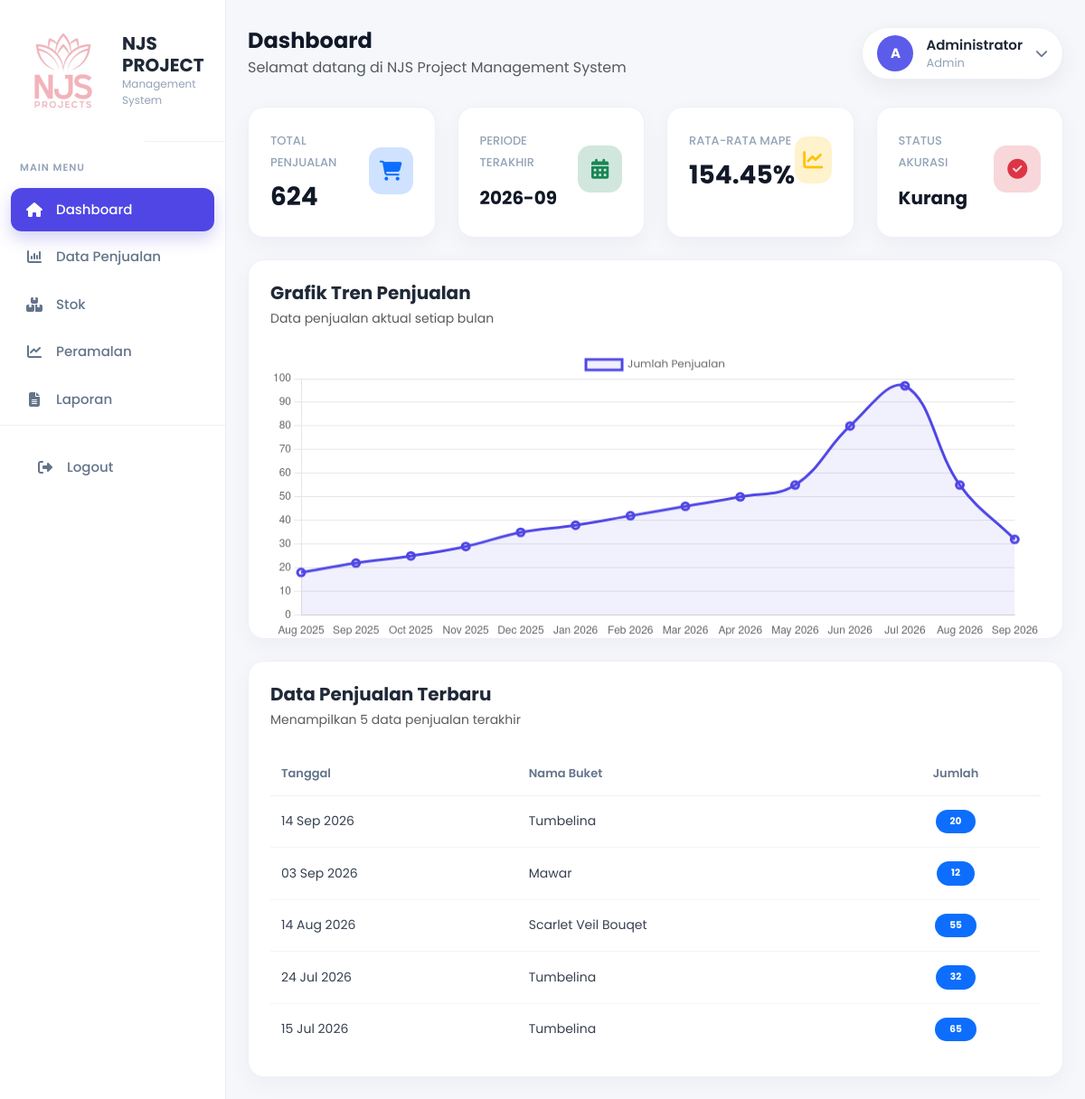
/index.php (signed in), run on the app's committed database.
### tables this page shows
CREATE TABLE `peramalan` (
  `id_peramalan` int(11) NOT NULL,
  `id_pengguna` int(11) NOT NULL,
  `periode` varchar(20) NOT NULL,
  `nilai_a` float NOT NULL,
  `nilai_b` float NOT NULL,
  `hasil_prediksi` float NOT NULL,
  `nilai_mape` float DEFAULT NULL,
  `mad` double DEFAULT NULL,
  `mse` double DEFAULT NULL,
  `tanggal_proses` datetime DEFAULT current_timestamp()
);

CREATE TABLE `penjualan` (
  `id_penjualan` int(11) NOT NULL,
  `id_pengguna` int(11) NOT NULL,
  `tanggal` date NOT NULL,
  `nama_buket` varchar(100) NOT NULL,
  `jenis_buket` varchar(50) DEFAULT NULL,
  `jumlah` int(11) NOT NULL,
  `harga` decimal(12,2) DEFAULT NULL,
  `total_harga` decimal(12,2) DEFAULT NULL
);

### index.php (the view, shortened to what this page needs)
<?php
require_once __DIR__ . '/includes/koneksi.php';
$qTotal = mysqli_query($koneksi, "
    SELECT COALESCE(SUM(jumlah), 0) AS total
    FROM penjualan
");
$total_penjualan = mysqli_fetch_assoc($qTotal);
$qPeriode = mysqli_query($koneksi, "
    SELECT periode
    FROM peramalan
    ORDER BY id_peramalan DESC
    LIMIT 1
");
if ($qPeriode && mysqli_num_rows($qPeriode) > 0) {
    $periode = mysqli_fetch_assoc($qPeriode);
    $periode_terakhir = $periode['periode'];
} else {
    $periode_terakhir = "-";
}
$qMape = mysqli_query($koneksi, "
    SELECT nilai_mape
    FROM peramalan
    WHERE nilai_mape IS NOT NULL
    ORDER BY id_peramalan DESC
    LIMIT 1
");
if ($qMape && mysqli_num_rows($qMape) > 0) {
    $mape = mysqli_fetch_assoc($qMape);
    $rata_mape = round((float)$mape['nilai_mape'], 2);
} else {
    $rata_mape = 0;
}
$status = "Belum Ada Data";
if ($rata_mape > 0) {
    if ($rata_mape <= 10) {
        $status = "Sangat Baik";
    } elseif ($rata_mape <= 20) {
        $status = "Baik";
    } elseif ($rata_mape <= 50) {
        $status = "Cukup";
    } else {
        $status = "Kurang";
    }
}
$data_penjualan = mysqli_query($koneksi, "
    SELECT *
    FROM penjualan
    ORDER BY tanggal DESC
    LIMIT 5
");
$grafik = mysqli_query($koneksi, "
    SELECT
        DATE_FORMAT(tanggal, '%b %Y') AS bulan,
        SUM(jumlah) AS total
    FROM penjualan
    GROUP BY YEAR(tanggal), MONTH(tanggal)
    ORDER BY YEAR(tanggal), MONTH(tanggal)
");
$label = [];
$data = [];
if ($grafik) {
    while ($row = mysqli_fetch_assoc($grafik)) {
        $label[] = $row['bulan'];
        $data[] = (int)$row['total'];
    }
}
?>
<!DOCTYPE html>
<html lang="id">
<head>
    <link
        href="https://cdn.jsdelivr.net/npm/bootstrap@5.3.3/dist/css/bootstrap.min.css"
        rel="stylesheet">
    <link
        rel="stylesheet"
        href="https://cdnjs.cloudflare.com/ajax/libs/font-awesome/6.7.2/css/all.min.css">
    <link
        rel="stylesheet"
        href="https://cdn.jsdelivr.net/npm/bootstrap-icons@1.11.3/font/bootstrap-icons.min.css">
    <link rel="stylesheet" href="assets/css/sidebar.css">
</head>
<body>
    <div class="d-flex dashboard-page">
        <?php include 'sidebar.php'; ?>
        <div class="flex-grow-1">
            <div class="container-fluid px-4 py-4">
                <div class="page-header d-flex justify-content-between align-items-center mb-4">
                    <div>
                        <h3 class="fw-bold mb-1">
                            Dashboard
                        </h3>
                        <p class="text-muted mb-0">
                            Selamat datang di NJS Project Management System
                        </p>
                    </div>
                    <div class="dropdown">
                        <button
                            class="user-dropdown-btn"
                            type="button"
                            data-bs-toggle="dropdown"
                            aria-expanded="false">
                            <div class="avatar-circle">
                                <?= strtoupper(
                                    substr(
                                        $_SESSION['nama_petugas'] ?? 'A',
                                        0,
                                        1
                                    )
                                ); ?>
                            </div>
                            <div class="user-info">
                                <div class="name">
                                    <?= htmlspecialchars(
                                        $_SESSION['nama_petugas'] ?? 'Administrator'
                                    ); ?>
                                </div>
                                <div class="role">
                                    Admin
                                </div>
                            </div>
                            <i class="fa-solid fa-chevron-down"></i>
                        </button>
                    </div>
                </div>
                <div class="row g-4">
                    <div class="col-xl-3 col-lg-6 col-md-6">
                        <div class="dashboard-card">
                            <div class="d-flex justify-content-between align-items-center">
                                <div>
                                    <small>
                                        Total Penjualan
                                    </small>
                                    <h2>
                                        <?= number_format(
                                            (int)$total_penjualan['total'],
                                            0,
                                            ',',
                                            '.'
                                        ); ?>
                                    </h2>
                                </div>
                                <div class="icon-box bg-primary-subtle">
                                    <i class="fa-solid fa-cart-shopping text-primary"></i>
                                </div>
                            </div>
                        </div>
                    </div>
                    <div class="col-xl-3 col-lg-6 col-md-6">
                        <div class="dashboard-card">
                            <div class="d-flex justify-content-between align-items-center">
                                <div>
                                    <small>
                                        Periode Terakhir
                                    </small>
                                    <h5 class="fw-bold mt-3">
                                        <?= htmlspecialchars($periode_terakhir); ?>
                                    </h5>
                                </div>
                                <div class="icon-box bg-success-subtle">
                                    <i class="fa-solid fa-calendar-days text-success"></i>
                                </div>
                            </div>
                        </div>
                    </div>
                    <div class="col-xl-3 col-lg-6 col-md-6">
                        <div class="dashboard-card">
                            <div class="d-flex justify-content-between align-items-center">
                                <div>
                                    <small>
                                        Rata-rata MAPE
                                    </small>
                                    <h2>
                                        <?= $rata_mape; ?>%
                                    </h2>
                                </div>
                                <div class="icon-box bg-warning-subtle">
                                    <i class="fa-solid fa-chart-line text-warning"></i>
                                </div>
                            </div>
                        </div>
                    </div>
                    <div class="col-xl-3 col-lg-6 col-md-6">
                        <div class="dashboard-card">
                            <div class="d-flex justify-content-between align-items-center">
                                <div>
                                    <small>
                                        Status Akurasi
                                    </small>
                                    <h5 class="fw-bold mt-3">
                                        <?= htmlspecialchars($status); ?>
                                    </h5>
                                </div>
                                <div class="icon-box bg-danger-subtle">
                                    <i class="fa-solid fa-circle-check text-danger"></i>
                                </div>
                            </div>
                        </div>
                    </div>
                </div>
                <div class="chart-box mt-4">
                    <div class="d-flex justify-content-between align-items-center mb-4">
                        <div>
                            <h5 class="fw-bold mb-1">
                                Grafik Tren Penjualan
                            </h5>
                            <small class="text-muted">
                                Data penjualan aktual setiap bulan
                            </small>
                        </div>
                    </div>
                    <div class="chart-wrapper">
                        <canvas id="grafikPenjualan"></canvas>
                    </div>
                </div>
                <div class="table-box mt-4">
                    <div class="d-flex justify-content-between align-items-center mb-4">
                        <div>
                            <h5 class="fw-bold mb-1">
                                Data Penjualan Terbaru
                            </h5>
                            <small class="text-muted">
                                Menampilkan 5 data penjualan terakhir
                            </small>
                        </div>
                    </div>
                    <div class="table-responsive">
                        <table class="table table-hover align-middle">
                            <thead>
                                <tr>
                                    <th>
                                        Tanggal
                                    </th>
                                    <th>
                                        Nama Buket
                                    </th>
                                    <th class="text-center">
                                        Jumlah
                                    </th>
                                </tr>
                            </thead>
                            <tbody>
                                <?php if ($data_penjualan && mysqli_num_rows($data_penjualan) > 0) { ?>
                                    <?php while ($row = mysqli_fetch_assoc($data_penjualan)) { ?>
                                        <tr>
                                            <td>
                                                <?= date(
                                                    'd M Y',
                                                    strtotime($row['tanggal'])
                                                ); ?>
                                            </td>
                                            <td>
                                                <?= htmlspecialchars(
                                                    $row['nama_buket']
                                                ); ?>
                                            </td>
                                            <td class="text-center">
                                                <span class="badge bg-primary rounded-pill px-3 py-2">
                                                    <?= (int)$row['jumlah']; ?>
                                                </span>
                                            </td>
                                        </tr>
                                    <?php } ?>
                                <?php } ?>
                            </tbody>
                        </table>
                    </div>
                </div>
            </div>
        </div>
    </div>
    <script>
        const ctx = document.getElementById('grafikPenjualan');
        new Chart(ctx, {
            type: 'line',
            data: {
                labels: <?= json_encode($label); ?>,
                datasets: [{
                    label: 'Jumlah Penjualan',
                    data: <?= json_encode($data); ?>,
                    borderColor: '#4f46e5',
                    backgroundColor: 'rgba(79,70,229,.08)',
                    borderWidth: 3,
                    fill: true,
                    tension: .4,
                    pointRadius: 4,
                    pointHoverRadius: 6
                }]
            },
            options: {
                responsive: true,
                maintainAspectRatio: false,
                plugins: {
                    legend: {
                        display: true,
                        position: 'top',
                        labels: {
                            font: {
                                family: 'Poppins'
                            }
                        }
                    }
                },
                scales: {
                    y: {
                        beginAtZero: true,
                        ticks: {
                            precision: 0
                        }
                    },
                    x: {
                        grid: {
                            display: false
                        }
                    }
                }
            }
        });
    </script>
</body>
</html>

### data on the page
peramalan: periode "2026-09", nilai_mape "154.45", nilai_mape "Kurang"
penjualan: tanggal "14 Sep 2026", nama_buket "Tumbelina", jumlah "20"
penjualan: tanggal "03 Sep 2026", nama_buket "Mawar", jumlah "12"
penjualan: tanggal "14 Aug 2026", nama_buket "Scarlet Veil Bouqet", jumlah "55"
penjualan: tanggal "24 Jul 2026", nama_buket "Tumbelina", jumlah "32"
penjualan: tanggal "15 Jul 2026", nama_buket "Tumbelina", jumlah "65"

### other printed values
$_SESSION['nama_petugas'] "Administrator"
$total_penjualan['total'] "624"
